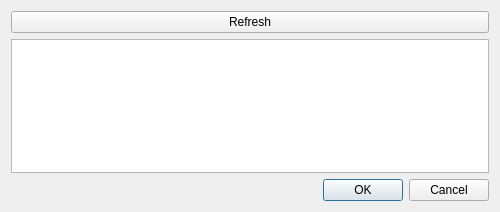
<?xml version="1.0" encoding="UTF-8"?>
<ui version="4.0">
 <class>ConnectNodeDialog</class>
 <widget class="QDialog" name="ConnectNodeDialog">
  <property name="geometry">
   <rect>
    <x>0</x>
    <y>0</y>
    <width>500</width>
    <height>212</height>
   </rect>
  </property>
  <property name="windowTitle">
   <string>Choose node connexion...</string>
  </property>
  <layout class="QVBoxLayout" name="verticalLayout">
   <item>
    <widget class="QPushButton" name="refreshButton">
     <property name="text">
      <string>Refresh</string>
     </property>
    </widget>
   </item>
   <item>
    <widget class="CamTreeView" name="camTreeView"/>
   </item>
   <item>
    <widget class="QDialogButtonBox" name="buttonBox">
     <property name="orientation">
      <enum>Qt::Horizontal</enum>
     </property>
     <property name="standardButtons">
      <set>QDialogButtonBox::Cancel|QDialogButtonBox::Ok</set>
     </property>
    </widget>
   </item>
  </layout>
 </widget>
 <customwidgets>
  <customwidget>
   <class>CamTreeView</class>
   <extends>QTreeView</extends>
   <header>viewmodelwidget/camtreeview.h</header>
  </customwidget>
 </customwidgets>
 <resources/>
 <connections>
  <connection>
   <sender>buttonBox</sender>
   <signal>accepted()</signal>
   <receiver>ConnectNodeDialog</receiver>
   <slot>accept()</slot>
   <hints>
    <hint type="sourcelabel">
     <x>248</x>
     <y>254</y>
    </hint>
    <hint type="destinationlabel">
     <x>157</x>
     <y>274</y>
    </hint>
   </hints>
  </connection>
  <connection>
   <sender>buttonBox</sender>
   <signal>rejected()</signal>
   <receiver>ConnectNodeDialog</receiver>
   <slot>reject()</slot>
   <hints>
    <hint type="sourcelabel">
     <x>316</x>
     <y>260</y>
    </hint>
    <hint type="destinationlabel">
     <x>286</x>
     <y>274</y>
    </hint>
   </hints>
  </connection>
 </connections>
</ui>
